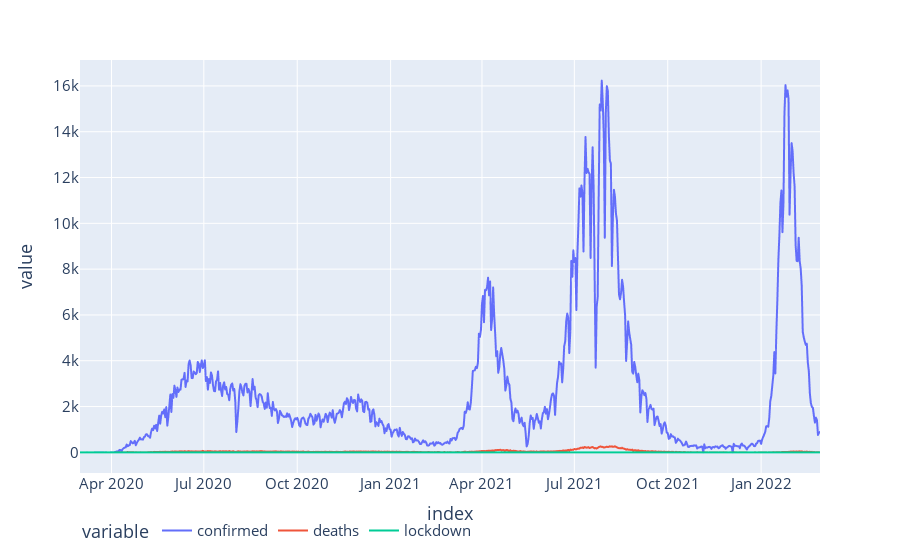

The notebook cell this image was saved under:
### Code cell
import plotly.express as px
fig = px.line(covid_cases, x=covid_cases.index, y=covid_cases.columns)
# fig = px.line(np.log(covid_cases+1), x=covid_cases.index, y=covid_cases.columns)
fig.update_layout(legend_orientation='h',font_size=15)
fig.show()

### Figure 1 — Plotly figure (JSON) as saved in the notebook; plotly's stock layout.template omitted (floating-point values rounded to 4 significant figures; data arrays with more than 128 entries replaced by an {"elided": "..."} marker saying what was removed)
{"data": [{"hovertemplate": "variable=confirmed<br>index=%{x}<br>value=%{y}<extra></extra>", "legendgroup": "confirmed", "line": {"color": "#636efa", "dash": "solid"}, "mode": "lines", "name": "confirmed", "showlegend": true, "type": "scattergl", "x": {"elided": "730 str values"}, "xaxis": "x", "y": {"elided": "730 float values"}, "yaxis": "y"}, {"hovertemplate": "variable=deaths<br>index=%{x}<br>value=%{y}<extra></extra>", "legendgroup": "deaths", "line": {"color": "#EF553B", "dash": "solid"}, "mode": "lines", "name": "deaths", "showlegend": true, "type": "scattergl", "x": {"elided": "730 str values"}, "xaxis": "x", "y": {"elided": "730 float values"}, "yaxis": "y"}, {"hovertemplate": "variable=lockdown<br>index=%{x}<br>value=%{y}<extra></extra>", "legendgroup": "lockdown", "line": {"color": "#00cc96", "dash": "solid"}, "mode": "lines", "name": "lockdown", "showlegend": true, "type": "scattergl", "x": {"elided": "730 str values"}, "xaxis": "x", "y": {"elided": "730 float values"}, "yaxis": "y"}], "layout": {"font": {"size": 15}, "legend": {"orientation": "h", "title": {"text": "variable"}, "tracegroupgap": 0}, "margin": {"t": 60}, "xaxis": {"anchor": "y", "domain": [0.0, 1.0], "title": {"text": "index"}}, "yaxis": {"anchor": "x", "domain": [0.0, 1.0], "title": {"text": "value"}}}}
